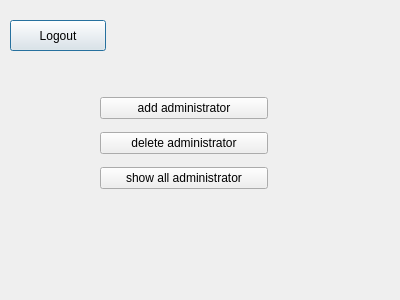
<?xml version="1.0" encoding="UTF-8"?>
<ui version="4.0">
 <class>rootDialog</class>
 <widget class="QDialog" name="rootDialog">
  <property name="geometry">
   <rect>
    <x>0</x>
    <y>0</y>
    <width>400</width>
    <height>300</height>
   </rect>
  </property>
  <property name="windowTitle">
   <string>Dialog</string>
  </property>
  <widget class="QPushButton" name="returnStart">
   <property name="geometry">
    <rect>
     <x>10</x>
     <y>20</y>
     <width>96</width>
     <height>31</height>
    </rect>
   </property>
   <property name="text">
    <string>Logout</string>
   </property>
  </widget>
  <widget class="QWidget" name="">
   <property name="geometry">
    <rect>
     <x>100</x>
     <y>90</y>
     <width>168</width>
     <height>107</height>
    </rect>
   </property>
   <layout class="QVBoxLayout" name="verticalLayout">
    <item>
     <widget class="QPushButton" name="addAdmi">
      <property name="text">
       <string>add administrator</string>
      </property>
     </widget>
    </item>
    <item>
     <widget class="QPushButton" name="deleteAdmi">
      <property name="text">
       <string>delete administrator</string>
      </property>
     </widget>
    </item>
    <item>
     <widget class="QPushButton" name="showAdmi">
      <property name="text">
       <string>show all administrator</string>
      </property>
     </widget>
    </item>
   </layout>
  </widget>
 </widget>
 <resources/>
 <connections/>
</ui>
